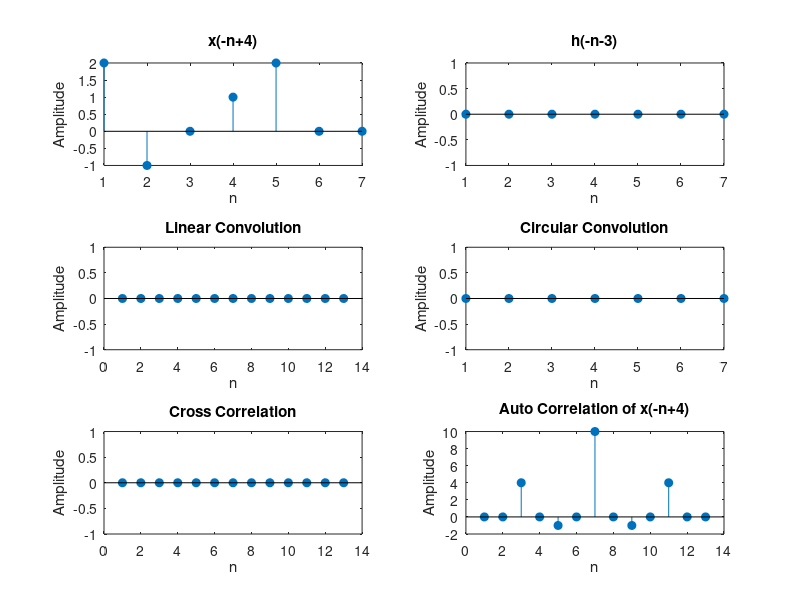

The MATLAB script that drew this image: (Note: this script raises an error after producing the figure.)
% Given signals
x = [2, 1, 0, -1, 2, 5, 6];
h = [0, 0, 2, 2, 4, 5, 6];

% Operation 1: x(-n+4)
N_x = length(x);
n_x = 0:N_x-1;
x_neg_n_plus_4 = zeros(1, N_x);
for i = 1:N_x
    idx = -n_x(i) + 4 + 1; % +1 for MATLAB indexing
    if idx >= 1 && idx <= N_x
        x_neg_n_plus_4(i) = x(idx);
    else
        x_neg_n_plus_4(i) = 0;
    end
end

% Operation 2: h(-n-3)
N_h = length(h);
n_h = 0:N_h-1;
h_neg_n_minus_3 = zeros(1, N_h);
for i = 1:N_h
    idx = -n_h(i) - 3 + 1; % +1 for MATLAB indexing
    if idx >= 1 && idx <= N_h
        h_neg_n_minus_3(i) = h(idx);
    else
        h_neg_n_minus_3(i) = 0;
    end
end

% Linear convolution
lin_conv = conv(x_neg_n_plus_4, h_neg_n_minus_3);

% Circular convolution (length = max of input lengths)
N = max(length(x_neg_n_plus_4), length(h_neg_n_minus_3));
circ_conv = cconv(x_neg_n_plus_4, h_neg_n_minus_3, N);

% Cross correlation
cross_corr = xcorr(x_neg_n_plus_4, h_neg_n_minus_3);

% Auto correlation on x(-n+4)
auto_corr = xcorr(x_neg_n_plus_4);

% Plotting
figure;
subplot(3,2,1);
stem(x_neg_n_plus_4, 'filled');
title('x(-n+4)');
xlabel('n'); ylabel('Amplitude');

subplot(3,2,2);
stem(h_neg_n_minus_3, 'filled');
title('h(-n-3)');
xlabel('n'); ylabel('Amplitude');

subplot(3,2,3);
stem(lin_conv, 'filled');
title('Linear Convolution');
xlabel('n'); ylabel('Amplitude');

subplot(3,2,4);
stem(circ_conv, 'filled');
title('Circular Convolution');
xlabel('n'); ylabel('Amplitude');

subplot(3,2,5);
stem(cross_corr, 'filled');
title('Cross Correlation');
xlabel('n'); ylabel('Amplitude');

subplot(3,2,6);
stem(auto_corr, 'filled');
title('Auto Correlation of x(-n+4)');
xlabel('n'); ylabel('Amplitude');

sgtitle('DSP Operations Results for x(-n+4) and h(-n-3)');
